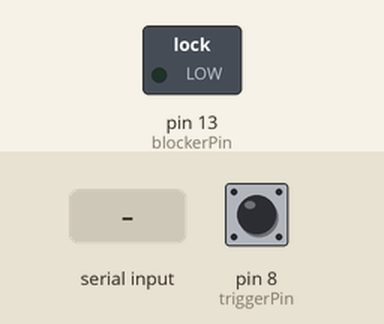
This sketch was run on a simulated Arduino Uno, built with avr-gcc and run on an emulated ATmega328P. Shown: switched loads named in the sketch (green lamp = pin HIGH). Inputs (shaded band) come from the test bench; at power-on: pin 8 (triggerPin) HIGH. What the sketch prints to the serial monitor is not drawn.

Above: at 1.2 s.
1.3 s: "1" received over Serial
2.8 s: pin 8 (triggerPin) pulled LOW for 0.15 s
Timing chart, 0 to 5.8 s (numbered marks = the images above; inputs shaded):
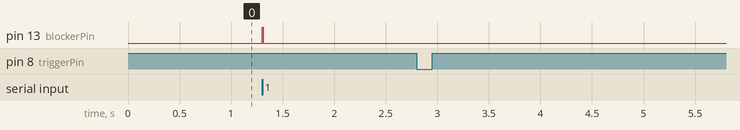

Measured:
- after the input at 1.3 s, pin 13 (blockerPin): LOW → HIGH at once, → LOW 0.01 s later
- after the input at 2.8 s, every drawn part: stays the same

The sketch:

TestSerialCom.ino
```cpp
// the pin number which gets signals from the sensor
// indicating the ball is falling
int triggerPin = 8;

// the pin number through which we send signals to
// the mechanism that blocks the falling ball
int blockerPin = 13;

void setup()
{
  // setup serial connection through which the arduino
  // communicates with the computer
  Serial.begin(9600);

  // we'll be receiving from the triggerPin and
  // sending through the blockerPin
  pinMode(triggerPin, INPUT);
  pinMode(blockerPin, OUTPUT);

  // Need to set the pin to high, so we notice when the sensor puts it to low
  digitalWrite(triggerPin, HIGH);
}

void loop()
{
  char val;

  // if the sensor is triggered by the ball...
  if(digitalRead(triggerPin) == LOW){
    // perfrom start animation routine
    startAnimation();
    // avoid performing multiple start animation routines in a row
    // delaying for a while (after which the signal on the triggerPin should be HIGH again)
    delay(100);
  }

  // If a the '1' character was received through the serial connection, drop the ball.
  // Otherwise (by default) block the ball.
  if (Serial.available() && Serial.read() == '1') {
    dropBall();
  } else {
    blockBall();
  }

  delay(10); // Wait 10 milliseconds for next reading
}

void startAnimation()
{
  // this will notify the computer that the ball is dropping
  Serial.write('1'); //("StartAnimation");
}

void dropBall()
{
  // this will cause the blocking mechanism to UNblock
  digitalWrite(blockerPin, HIGH);
}

void blockBall(){
  // this will cause the blocking mechanism to block
  digitalWrite(blockerPin, LOW);
}
```
